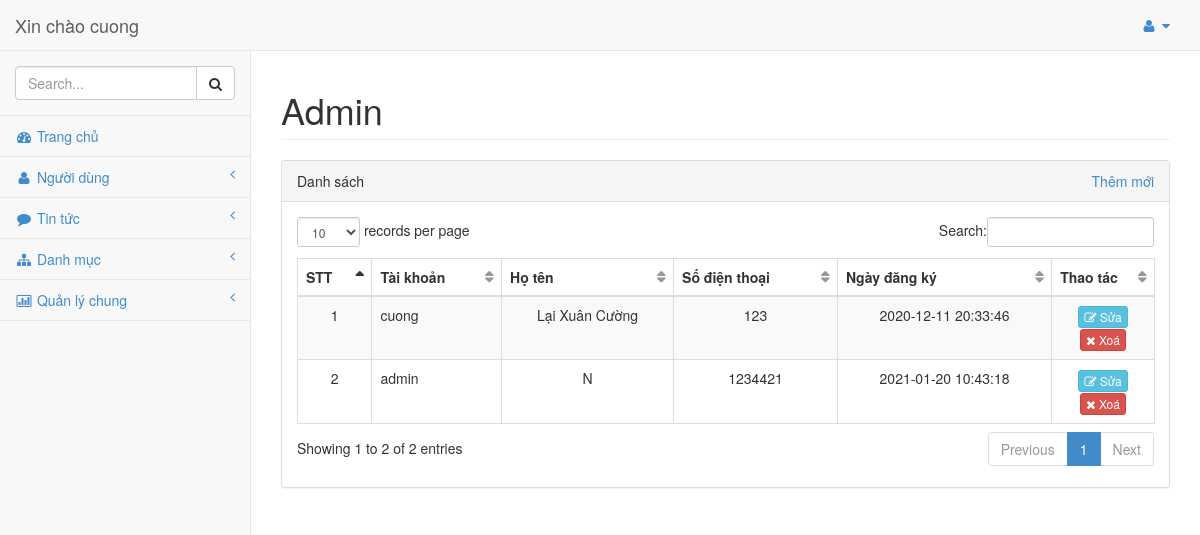
Screenshot of /admin/modules/admin/index.php (signed in) with the database file from the repository.
### tables this page shows
CREATE TABLE `account` (
  `id_account` int NOT NULL,
  `username` varchar(50) NOT NULL,
  `password` varchar(50) NOT NULL,
  `hoten` varchar(100) NOT NULL,
  `dienthoai` int NOT NULL,
  `ngaydk` datetime NOT NULL DEFAULT CURRENT_TIMESTAMP
);

### admin/libraries/database.php (called while the page is built, shortened)
<?php
    include("connect.php");
    $sql = "SELECT * FROM account" ;
    $account = $conn->query($sql);
?>

### admin/modules/admin/index.php (the view)
<?php require_once __DIR__ . "/../header.php"; ?>
<div id="page-wrapper">
    <div class="row">
        <div class="col-lg-12">
            <h1 class="page-header">Admin
            </h1>
        </div>
    </div>
    <div class="row">
        <div class="col-lg-12">
            <form action="" method="POST">
                <div class="panel panel-default">
                    <div class="panel-heading">
                        Danh sách
                        <div class="link-create" style="float: right;">
                            <a href="add.php">Thêm mới</a>
                        </div>
                    </div>
                    <div class="panel-body">
                        <div class="table-responsive">
                            <table class="table table-striped table-bordered table-hover" id="dataTables-example">
                                <thead>
                                    <tr>
                                        <th>STT</th>
                                        <th>Tài khoản</th>
                                        <th>Họ tên</th>
                                        <th>Số điện thoại</th>
                                        <th>Ngày đăng ký</th>
                                        <th>Thao tác</th>
                                    </tr>
                                </thead>
                                <tbody>
                                    <?php
                                    $stt = 1;
                                    foreach ($account as $row) {
                                        echo "
                                                                <tr class='odd gradeX'>
                                                                    <td align='center'>
                                                                        " . $stt . "
                                                                    </td>
                                                                    <td>" . $row['username'] . "</td>
                                                                    <td align='center'>" . $row['hoten'] . "</td>
                                                                    <td align='center'>" . $row['dienthoai'] . "</td>
                                                                    <td align='center'>" . $row['ngaydk'] . "</td>
                                                                    <td align='center' style='width: 12%'>
                                                                        <a class='btn btn-xs btn-info' align='center' href='edit.php?id=" . $row['id_account'] . "'> <i class='fa fa-edit'></i> Sửa</a>
                                                                        <a class='btn btn-xs btn-danger' align='center' href='delete.php?id=" . $row['id_account'] . "'> <i class='fa fa-times'></i> Xoá</a>
                                                                    </td>
                                                                </tr>
                                                                ";
                                        $stt++;
                                    }
                                    ?>
                                </tbody>
                            </table>
                        </div>
                    </div>
                </div>
            </form>
        </div>
    </div>
</div>
<?php require_once __DIR__ . "/../footer.php"; ?>

### admin/libraries/css/sb-admin.css (style rules this page uses)
body { padding-top: 100px; background-color: #f8f8f8; }
@media (min-width:768px) { body { padding-top: 50px; } }
#page-wrapper { padding: 0 15px; min-height: 568px; background-color: #fff; }
@media (min-width:768px) { #page-wrapper { position: inherit; margin: 0 0 0 250px; padding: 0 30px; min-height: 1300px; border-left: 1px solid #e7e7e7; } }
table.dataTable thead .sorting, table.dataTable thead .sorting_asc, table.dataTable thead .sorting_desc, table.dataTable thead .sorting_asc_disabled, table.dataTable thead .sorting_desc_disabled { background: transparent; }
table.dataTable thead .sorting_asc:after { content: "\f0de"; float: right; font-family: fontawesome; }
table.dataTable thead .sorting:after { content: "\f0dc"; float: right; font-family: fontawesome; color: rgba(50,50,50,.5); }

### admin/libraries/css/style.css (style rules this page uses)
.row:after { content: ""; display: table; clear: both; }

### rows the page displays
account: username "cuong", hoten "Lại Xuân Cường", dienthoai "123", ngaydk "2020-12-11 20:33:46"
account: username "admin", hoten "N", dienthoai "1234421", ngaydk "2021-01-20 10:43:18"

### other values shown
$_SESSION['admin'] "cuong"
